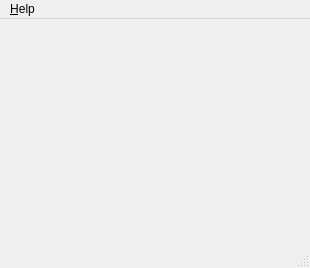
<?xml version="1.0" encoding="UTF-8"?>
<ui version="4.0">
 <class>JURGUI::JURGUIMainWindow</class>
 <widget class="QMainWindow" name="JURGUI::JURGUIMainWindow">
  <property name="geometry">
   <rect>
    <x>0</x>
    <y>0</y>
    <width>310</width>
    <height>268</height>
   </rect>
  </property>
  <property name="minimumSize">
   <size>
    <width>310</width>
    <height>268</height>
   </size>
  </property>
  <property name="maximumSize">
   <size>
    <width>310</width>
    <height>268</height>
   </size>
  </property>
  <property name="windowTitle">
   <string>MainWindow</string>
  </property>
  <widget class="QWidget" name="centralwidget">
   <widget class="QPushButton" name="pBtn_2d">
    <property name="geometry">
     <rect>
      <x>30</x>
      <y>40</y>
      <width>111</width>
      <height>111</height>
     </rect>
    </property>
    <property name="toolTip">
     <string>2D Segmentation</string>
    </property>
    <property name="statusTip">
     <string>2D Segmentation</string>
    </property>
    <property name="text">
     <string/>
    </property>
    <property name="icon">
     <iconset resource="../resources/images.qrc">
      <normaloff>:/Images/images/img_2d.jpg</normaloff>:/Images/images/img_2d.jpg</iconset>
    </property>
    <property name="iconSize">
     <size>
      <width>128</width>
      <height>128</height>
     </size>
    </property>
    <property name="autoDefault">
     <bool>false</bool>
    </property>
    <property name="default">
     <bool>false</bool>
    </property>
    <property name="flat">
     <bool>true</bool>
    </property>
   </widget>
   <widget class="QPushButton" name="pBtn_3d">
    <property name="geometry">
     <rect>
      <x>180</x>
      <y>40</y>
      <width>111</width>
      <height>111</height>
     </rect>
    </property>
    <property name="toolTip">
     <string>3D Segmentation</string>
    </property>
    <property name="statusTip">
     <string>3D Segmentation</string>
    </property>
    <property name="text">
     <string/>
    </property>
    <property name="icon">
     <iconset resource="../resources/images.qrc">
      <normaloff>:/Images/images/img_3d.jpg</normaloff>:/Images/images/img_3d.jpg</iconset>
    </property>
    <property name="iconSize">
     <size>
      <width>128</width>
      <height>128</height>
     </size>
    </property>
    <property name="flat">
     <bool>true</bool>
    </property>
   </widget>
   <widget class="QPushButton" name="pBtn_exit">
    <property name="geometry">
     <rect>
      <x>270</x>
      <y>180</y>
      <width>31</width>
      <height>27</height>
     </rect>
    </property>
    <property name="toolTip">
     <string>Exit</string>
    </property>
    <property name="statusTip">
     <string>Exit</string>
    </property>
    <property name="text">
     <string/>
    </property>
    <property name="icon">
     <iconset resource="../resources/images.qrc">
      <normaloff>:/Icons/images/ico_quit.png</normaloff>:/Icons/images/ico_quit.png</iconset>
    </property>
    <property name="iconSize">
     <size>
      <width>32</width>
      <height>32</height>
     </size>
    </property>
    <property name="default">
     <bool>false</bool>
    </property>
    <property name="flat">
     <bool>true</bool>
    </property>
   </widget>
  </widget>
  <widget class="QMenuBar" name="menubar">
   <property name="geometry">
    <rect>
     <x>0</x>
     <y>0</y>
     <width>310</width>
     <height>25</height>
    </rect>
   </property>
   <widget class="QMenu" name="menuHelp">
    <property name="toolTip">
     <string>Help</string>
    </property>
    <property name="statusTip">
     <string>Help</string>
    </property>
    <property name="title">
     <string>&amp;Help</string>
    </property>
    <property name="separatorsCollapsible">
     <bool>false</bool>
    </property>
    <addaction name="actionAbout"/>
   </widget>
   <addaction name="menuHelp"/>
  </widget>
  <widget class="QStatusBar" name="statusbar"/>
  <action name="actionAbout">
   <property name="text">
    <string>&amp;About</string>
   </property>
  </action>
 </widget>
 <resources>
  <include location="../resources/images.qrc"/>
 </resources>
 <connections/>
</ui>
